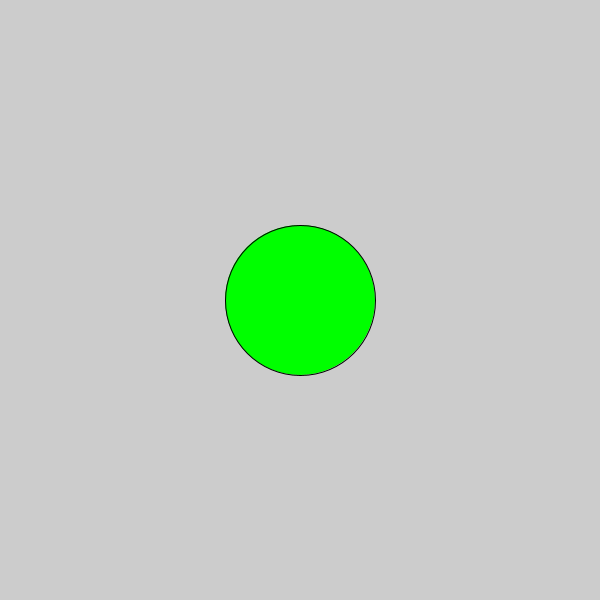
Frame 1 (no input)
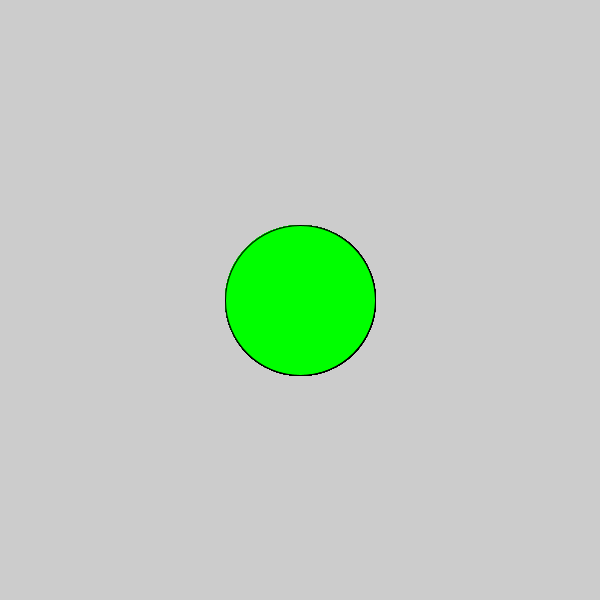
Frame 60 (the mouse pressed at the canvas centre just before this capture)
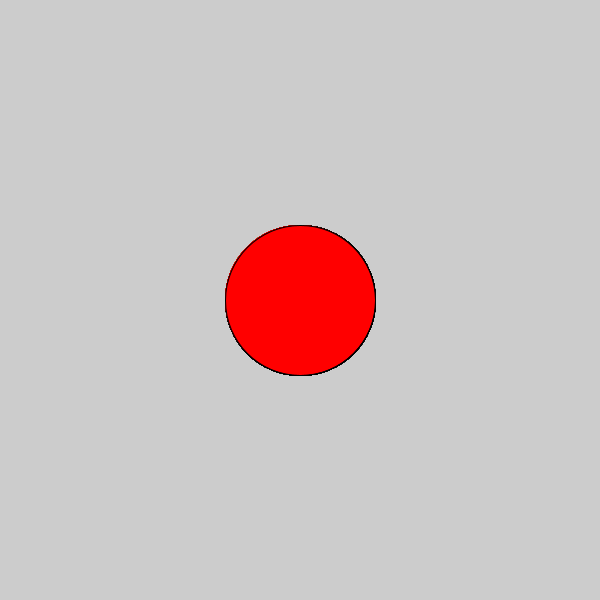
Frame 120 (the mouse held since frame 60 and released just before this capture)

The Processing sketch that drew these frames (run headless with seeded random() and noise(); from frame 60 on, the mouse is pressed at the canvas centre):

// Processing sketch: Logical_Dot
// ── Logical_Dot.pde


void setup() {
size(600,600);  
}

void draw() {
fill(#05FF34);
if (mousePressed) {
  fill(255,0,0);
} else {
  fill(0,255,0);
}
ellipse(300,300,150,150);
}
